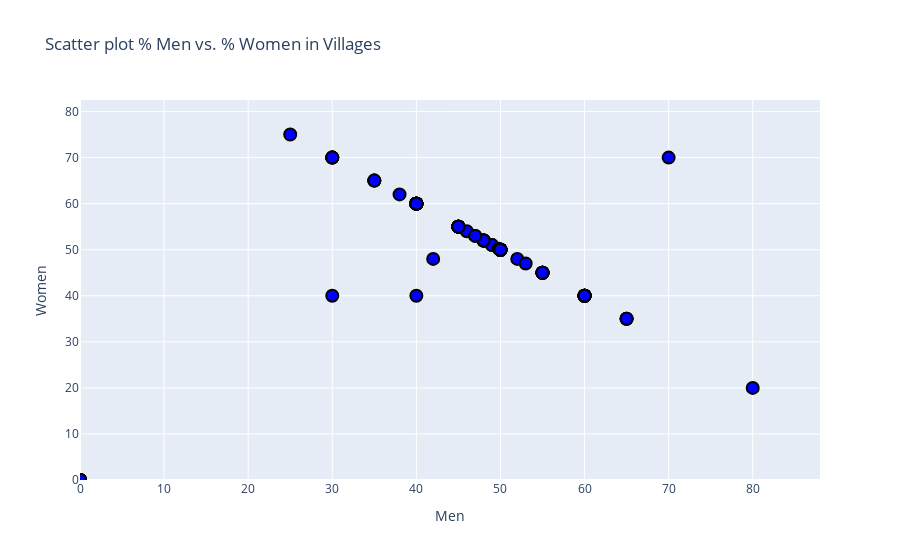

This figure's notebook cell:
### Code cell
women = df.iloc[:, 0]
men = df.iloc[:, 1]
cities = df.iloc[:, 4]
fig = go.Figure()
fig.add_trace(go.Scatter(x=men,y=women,mode='markers',text=cities,textposition='top center',marker=dict(size=12,color='blue',line=dict(width=2,color='black')),hoverinfo='text'))
fig.update_layout(title='Scatter plot % Men vs. % Women in Villages',xaxis_title='Men',yaxis_title='Women',xaxis=dict(range=[0, max(men) * 1.1]),yaxis=dict(range=[0, max(women) * 1.1]))
py.iplot(fig, filename='scatter')

### Figure 1 — Plotly figure (JSON) as saved in the notebook; plotly's stock layout.template omitted (floating-point values rounded to 4 significant figures)
{"data": [{"hoverinfo": "text", "marker": {"color": "blue", "line": {"color": "black", "width": 2}, "size": 12}, "mode": "markers", "text": ["Aabdine", "Aain Drafil", "Aain Ed-Delbe", "Aain El Saydeh", "Aain El-Kharroubeh", "Aain Et-Teffaha", "Aain Harsha", "Aaita Ej-Jabal", "Aalmane Ech-Chouf", "Aammatour", "Aanout", "Aathrine", "Aayha", "Aayroun", "Aaytat", "Antelias-Naccache", "Arsoun", "Baisour", "Balloune", "Batroumine", "Batroun", "Bchamoun", "Behdaydat", "Beit Monzer", "Berti", "Besri Jezzine", "Bmahray", "Bnaafoul", "Bnabil", "Bohwara", "Borj Aakkar", "Borj En-Naqoura", "Bouar", "Bqaa Kafra", "Bramiyeh", "Breissat", "Bsarma", "Btalloun", "Btedine El-Leqch", "Bzoummar", "Chamate", "Chhim", "Chibtine", "Chimlane", "Chnanaair", "Damour", "Daraiya Kesrouane", "Deir El-Ghazal", "Deir Mimas", "Dibbine", "Dlebta", "Douma", "Edde El-Batroun", "Eghbe", "El Ghabe", "Fatre", "Fourzol", "Ghabat", "Ghaziyeh", "Hadath Ej-Jebbeh", "Hammana", "Hanaouay", "Haouch El Qinnabeh Rachaya", "Hdeine", "Heri", "Hilan", "Jbaa En-Nabatiyeh-Ein-Boswar", "Jbeil", "Jdaidet Ghazir", "Jdita", "Jenjlaya", "Jiyeh", "Jouret El-Ballout", "Kafr Harra", "Kaftoun", "Kfar Hay", "Kfar Jreif", "Kfarhata ", "Kfarhata Zgharta", "Kouakh", "Kour", "Lassa", "Magher wbala", "Mar Chaaya", "Mazraat Mechref", "Mhaiydseh Rachaya", "Miziara", "Nabi Ayla", "Nabi Osmane", "Nakhleh", "Nimrine", "Nmairiyeh", "Qaa Er-Rim", "Qahmez", "Qalaouiyeh", "Qarah Bach", "Qartaba", "Qaynour", "Qaytouleh", "Qbaiyat Aakkar", "Qennabet Broummana", "Qleiaat Aakkar", "Qnat", "Qortada", "Qsaibet En-Nabatiyeh", "Rahbeh", "Rashana", "Sebaal Zgharta", "Soultaniyet Bent Jbeil", "Srayri", "Srobbine", "Talia", "Tallet Chattaha", "Toula El-Batroun", "Zaitoun", "Zeita", "Zgharta-Ehden", "Zibdine En-Nabatiyeh", "Zouarib", "Zrariyeh", "berqayel"], "textposition": "top center", "type": "scatter", "x": [0, 48, 30, 60, 0, 40, 45, 65, 40, 45, 40, 45, 35, 50, 48, 0, 50, 50, 52, 40, 60, 0, 0, 50, 0, 60, 45, 40, 40, 55, 45, 40, 60, 50, 50, 40, 45, 46, 0, 45, 40, 40, 40, 50, 50, 45, 40, 48, 45, 60, 40, 50, 55, 55, 45, 70, 60, 30, 40, 60, 48, 40, 40, 50, 30, 60, 49, 40, 50, 40, 40, 50, 60, 42, 30, 45, 48, 0, 0, 47, 40, 65, 60, 40, 45, 49, 40, 45, 60, 25, 55, 80, 53, 55, 30, 55, 50, 40, 40, 49.8, 38, 0, 45, 40, 35, 40, 48, 50, 45, 65, 0, 40, 50, 45, 40, 55, 55, 40, 50, 47, 35], "y": [0, 52, 40, 40, 0, 60, 55, 35, 60, 55, 60, 55, 65, 50, 52, 0, 50, 50, 48, 60, 40, 0, 0, 50, 0, 40, 55, 60, 60, 45, 55, 60, 40, 50, 50, 60, 55, 54, 0, 55, 60, 60, 60, 50, 50, 55, 60, 52, 55, 40, 60, 50, 45, 45, 55, 70, 40, 70, 60, 40, 52, 40, 60, 50, 70, 40, 51, 60, 50, 60, 60, 50, 40, 48, 70, 55, 52, 0, 0, 53, 60, 35, 40, 60, 55, 51, 60, 55, 40, 75, 45, 20, 47, 45, 70, 45, 50, 60, 60, 50.2, 62, 0, 55, 60, 65, 60, 52, 50, 55, 35, 0, 60, 50, 55, 60, 45, 45, 60, 50, 53, 65]}], "layout": {"autosize": true, "title": {"text": "Scatter plot % Men vs. % Women in Villages"}, "xaxis": {"range": [0, 88], "title": {"text": "Men"}, "type": "linear"}, "yaxis": {"range": [0, 82.5], "title": {"text": "Women"}, "type": "linear"}}}
